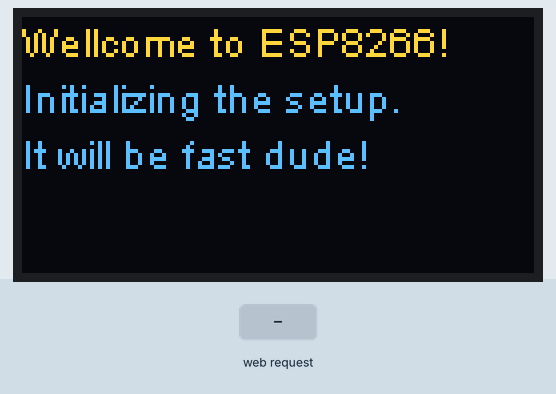
A sketch run on a simulated ESP8266 (NodeMCU). On the bench: 128×64 one-colour display. The test bench sets the inputs (shaded band). The OLED is the two-colour kind (top 16 rows yellow); WiFi joins after 1.5 s; servers stay silent unless stated; the local clock reads 2024-03-15 10:24:30 at power-on unless the sketch sets it; what the sketch prints to the serial monitor is not drawn.

Above: at 3.1 s.
At 12.7 s:
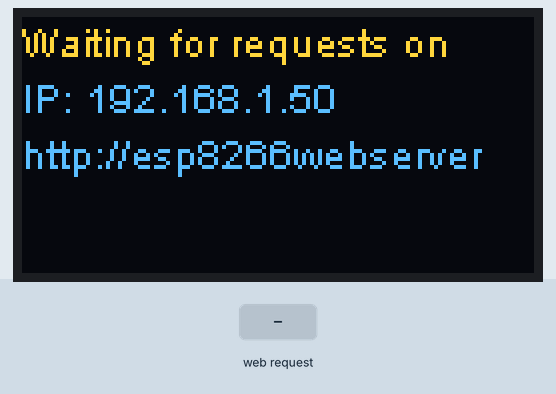
12.8 s: HTTP request GET / received
At 13.3 s:
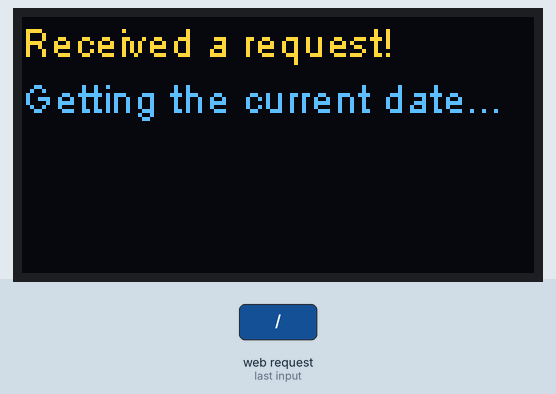
At 14.6 s:
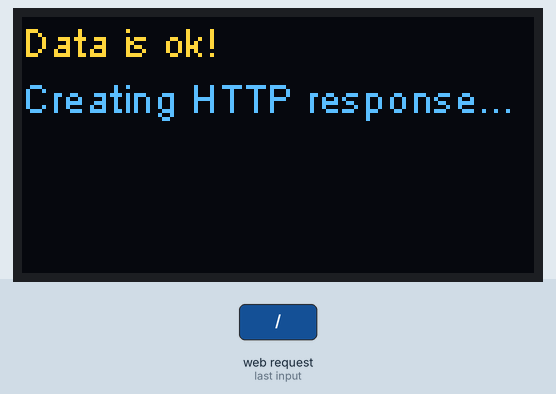
Timing chart, 0 to 16.1 s (numbered marks = the images above; inputs shaded):
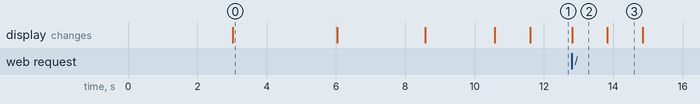

Measured:
- after the input at 12.8 s, the display: changes at once (image 2)
- what the display in image 0 shows lasts 3.0 s, from 3.0 s to 6.0 s
- what the display in image 2 shows lasts 1.0 s, from 12.8 s to 13.8 s

The sketch:

main.ino
```cpp
/*
 * This section of the sketch program code is dedicated to set up of the code.
 * This means that here I am importing all necessary libraries and set all global variables.
 */
#include <Wire.h>
#include "SSD1306Wire.h"
#include <Arduino.h>
#include <ESP8266WebServer.h>
#include <ESP8266mDNS.h>
#include "secrets.h"
#include <ESP8266WiFi.h>
#include <time.h>
#include "wifiLogo.h"

#define TIMEZONE "BRT3"
#define HOSTNAME "esp8266webserver"
#define DISPLAY_ADDRESS 0x3c
#define SDA_PIN 14
#define SCL_PIN 12

SSD1306Wire display(DISPLAY_ADDRESS, SDA_PIN, SCL_PIN);
ESP8266WebServer server(80);

char deviceIP[50];
char deviceURL[50];

/*
 * This section prototypes all the utilized functions, essentially outlining their 'interface'
 * or contract, which will be implemented further down in the code.
 */
void printToDisplay(const String &line1, const String &line2 = "", const String &line3 = "");
void connectToWiFi();
void drawWiFiLogo();
void handleRoot();

/*
 * The setup method is performed only once during the device's initialization to prepare it for use.
 */
void setup() {
  delay(3000); //The pause ensures that the serial monitor has time to initialize properly.
  Serial.begin(115200);

  display.init();
  display.flipScreenVertically();
  display.setFont(ArialMT_Plain_10);

  printToDisplay("Wellcome to ESP8266!", "Initializing the setup.", "It will be fast dude!");
  delay(3000);

  connectToWiFi();

  configTime(0, 0, "pool.ntp.org"); // Using external server to get the actual date
  setenv("TZ", TIMEZONE, 1); //Adjust the time zone, in this case to Brazilian time.
  tzset();

  server.on("/", HTTP_GET, handleRoot); //This handler will manage all HTTP requests sent to the root (/) endpoint.
  server.enableCORS(true);
  server.onNotFound([]() { //When a request is made for a page that doesn't exist, this is how it's managed.
    Serial.println("\nPage not found :(");
    printToDisplay("Page not found :(");
    server.send(404, "text/html", "Page not found :(");
    delay(1000);
  });

  Serial.println("\nSet up finished!");
  printToDisplay("Set up finished!");
  delay(1000); //Time delay after displaying the message on screen.
}

/*
 * This function centralizes the method of presenting information on the display.
 * It allows for three lines of text to be passed as parameters and then visually renders them on the screen.
 */
void printToDisplay(const String &line1, const String &line2, const String &line3) {
  display.clear();
  display.setFont(ArialMT_Plain_10);
  display.setTextAlignment(TEXT_ALIGN_LEFT);
  display.drawString(0, 0, line1);
  if (line2 != "") display.drawString(0, 14, line2);
  if (line3 != "") display.drawString(0, 28, line3);
  display.display();
}

/*
 * This function shows the WiFi symbol on the screen.
 */
void drawWiFiLogo() {
  Serial.print("\nDrawing the WiFi logo...");
  display.clear();
  display.drawXbm(34, 15, WiFi_Logo_width, WiFi_Logo_height, WiFi_Logo_bits);
  display.display();
  delay(2000);
  Serial.print("\nDrew.");
}

/*
 * This function connects the device to a WiFi network.
 */
void connectToWiFi() {
  Serial.printf("\nConnecting to %s", ssid);
  printToDisplay("Connecting...", String("SSID: ") + ssid);
  delay(1000);

  WiFi.begin(ssid, passPhrase);
  WiFi.setHostname(HOSTNAME);

  while (WiFi.status() != WL_CONNECTED) {
    delay(500);
    Serial.print(".");
  }

  server.begin();
  Serial.println("\nConnected!");

  if (MDNS.begin(HOSTNAME)) { //Configures the device's host name to respond to inquiries such as http://hostname.
    Serial.println("MDNS responder started");
  }
  else {
    Serial.println("Error setting up MDNS responder!");
  }

  snprintf(deviceURL, sizeof(deviceURL), "http://%s", HOSTNAME);
  IPAddress IP = WiFi.localIP();
  Serial.print("\nIP: ");
  Serial.println(IP);
  snprintf(deviceIP, sizeof(deviceIP), "IP: %s", IP.toString().c_str());
  printToDisplay("Connected!", deviceIP, deviceURL);

  drawWiFiLogo();
}

/*
 * The function responsible for executing tasks when a request arrives at the root endpoint (/).
 */
void handleRoot() {
  printToDisplay("Received a request!","Getting the current date...");
  Serial.println("\nReceived a request! Getting the current date...");
  delay(1000);

  time_t now = time(nullptr);
  struct tm timeinfo;
  localtime_r(&now, &timeinfo);

  char timeStr[90];
  snprintf(timeStr, sizeof(timeStr), "Brazilian local time (Brasília): %02d-%02d-%04d %02d:%02d:%02d (UTC-3)",
           timeinfo.tm_mday, timeinfo.tm_mon + 1, timeinfo.tm_year + 1900,
           timeinfo.tm_hour, timeinfo.tm_min, timeinfo.tm_sec);

  printToDisplay("Data is ok!", "Creating HTTP response...");
  Serial.println("Data is ok! Creating HTTP response...");

  delay(1000);

  String html = "<!DOCTYPE html><html lang='pt-BR'><head><meta charset='UTF-8'><meta name='viewport' content='width=device-width, initial-scale=1.0'><title>Node MCU ESP8266 Webserver</title></head><body><p>";
  html += timeStr;
  html += "</p></body></html>";

  printToDisplay("HTTP response sent!", "My work finish!");
  Serial.println("HTTP response sent! My work finish!");
  server.sendHeader("Cache-Control", "no-cache");
  server.send(200, "text/html", html);
}

/*
 * When the device is powered on, this code executes.
 */
void loop() {
  printToDisplay("Waiting for requests on", deviceIP, deviceURL);
  server.handleClient();
  MDNS.update();
}
```

secrets.h
```cpp
#ifndef STASSID
#define STASSID "INFORM_YOUR_NETWORK_NAME"
#define STAPSK "INFORM_YOUR_PASSWORD"
#endif

const char *ssid = STASSID;
const char *passPhrase = STAPSK;
```

Source omitted: wifiLogo.h (data table, 1879 bytes)
